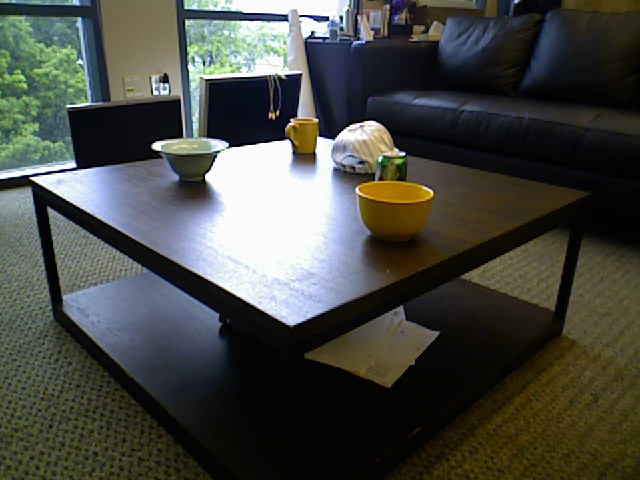
#> input picture Test_correspondence/RGB_A.png, 640 x 480 px
$ python generate_RGBD_matches.py
#> lines starting #> are read from the running program, lines starting #| are printed output that depends on the picture
from __future__ import print_function
import math
import copy
import random
from random import randint
import time
import numpy as np
import matplotlib.pyplot as plt

import cv2

class Generate_Correspondence():
    def __init__(self, intrinsic_mat, depth_scale, depth_margin, number_match, number_non_match):
        super(Generate_Correspondence, self).__init__()
        self.intrinsic_mat = intrinsic_mat
        self.depth_scale = depth_scale
        self.depth_margin = depth_margin
        self.number_match = number_match
        self.number_non_match = number_non_match

    def RGBD_matching(self, in_A, depth_A, pose_A, in_B, depth_B, pose_B, mask):
        # Image and depth map need to aligned :
        #  - in_A/in_B -> [H,W,C] 480x640x3
        #  - depth_A/depth_B -> [H,W] 480x640

        # Init match list
        valid_match_A = []
        valid_match_B = []

        # Init 3D point
        # 3D point in the camera reference (A)
        Pt_A = np.zeros((4,1), dtype="float32")
        Pt_A[3,0] = 1
        # Absolute 3D point in world reference
        Pt_W = np.zeros((4,1), dtype="float32")
        Pt_W[3,0] = 1
        # 3D point in the camera reference (B)
        Pt_B = np.zeros((4,1), dtype="float32")
        Pt_B[3,0] = 1

        # Init (u,v) point
        uv_A = np.zeros(2, dtype="int")
        uv_B = np.zeros(2, dtype="int")

        while len(valid_match_A) != self.number_match:
            if mask == None:
                # Generate random point in the [uA,vA] image space
                randval = np.random.rand(2)
                uv_A[0] = np.floor(randval[0]*in_A.shape[0]) # H
                uv_A[1] = np.floor(randval[1]*in_A.shape[1]) # W
            else:
                um, vm = np.where(mask == 0)
                randval = np.random.rand(1)
                id = int(np.floor(randval[0]*len(um)))
                uv_A[0] = um[id] # H
                uv_A[1] = vm[id] # W
            # Evaluate depth (DA>0)
            if depth_A[uv_A[0], uv_A[1]] > 0:
                # Generate [xA,yA,zA] points (camera parameters + depth)
                Pt_A[2,0] = depth_A[uv_A[0], uv_A[1]]/self.depth_scale
                Pt_A[0,0] = ((uv_A[1]-self.intrinsic_mat[0,2])*Pt_A[2,0])/self.intrinsic_mat[0,0]
                Pt_A[1,0] = ((uv_A[0]-self.intrinsic_mat[1,2])*Pt_A[2,0])/self.intrinsic_mat[1,1]
            else:
                continue

            # calculate transform
            Pt_WA = np.dot(pose_B, Pt_A) # position camera frame A in the world frame
            Pt_BW = np.dot(np.linalg.inv(pose_A), Pt_WA) # world frame to camera frame B

            # Calculate [xB,yB,zB] point in [uB,vB] image space
            uv_B[1] = ((self.intrinsic_mat[0,0]*Pt_BW[0,0])/Pt_BW[2,0])+self.intrinsic_mat[0,2]
            uv_B[0] = ((self.intrinsic_mat[1,1]*Pt_BW[1,0])/Pt_BW[2,0])+self.intrinsic_mat[1,2]

            # Evaluate frustum consistency, depth DB > 0 and occlusion
            if (uv_B[0]<in_B.shape[0]) and (uv_B[0]>0) and (uv_B[1]<in_B.shape[1]) and (uv_B[1]>0):
                if (depth_B[uv_B[0],uv_B[1]]>0) and depth_B[uv_B[0], uv_B[1]]/self.depth_margin > Pt_B[2,0]-depth_margin:
                    valid_match_A.append(copy.deepcopy(uv_A))
                    valid_match_B.append(copy.deepcopy(uv_B))
                else:
                    continue
            else:
                continue
        # return all match in image A and image B
        return valid_match_A, valid_match_B


    def RGBD_non_match(self, valid_match_A, valid_match_B):
        # Image and depth map need to aligned :
        #  - in_A / in_B -> [H,W,C]
        #  - depth_A / depth_B -> [H,W]

        # Init non-match list
        non_valid_match_A = []
        non_valid_match_B = []

        while len(non_valid_match_A) != self.number_non_match:
            # sample random point from good match in image A and image B
            randval = np.random.rand(2)
            index_A = int(np.floor(randval[0]*len(valid_match_A)))
            index_B = int(np.floor(randval[1]*len(valid_match_B)))
            # store the point in list
            non_valid_match_A.append(copy.deepcopy(valid_match_A[index_A]))
            non_valid_match_B.append(copy.deepcopy(valid_match_B[index_B]))

        # return all non-match in image A and image B
        return non_valid_match_A, non_valid_match_B

#-------------------------------------------------------------------------------
#                                  Testing
#-------------------------------------------------------------------------------

# Parameters init
depth_margin = 0.03 # in meter
depth_scale = 1
nb_match = 50
nb_non_match = 10

# Camera intrinsic parameters
fx = 5.40021232e+02
fy = 5.40021232e+02
cx = 3.20000000e+02
cy = 2.40000000e+02

fx_ = 585
fy_ = 585
cx_ = 320
cy_ = 240

# CIP matrix
CIP = np.array([(fx,0,cx),(0,fy,cy),(0,0,1)], dtype="float32")
CIP_ = np.array([(fx_,0,cx_),(0,fy_,cy_),(0,0,1)], dtype="float32")

# get reference and current image ((H,W,3) pixels)
image_ref = cv2.imread("Test_correspondence/RGB_A.png",cv2.IMREAD_COLOR)
#> image_ref is the input picture: shape (480, 640, 3); mean B, G, R 67.2, 72.8, 71
image_cur = cv2.imread("Test_correspondence/RGB_B.png",cv2.IMREAD_COLOR)
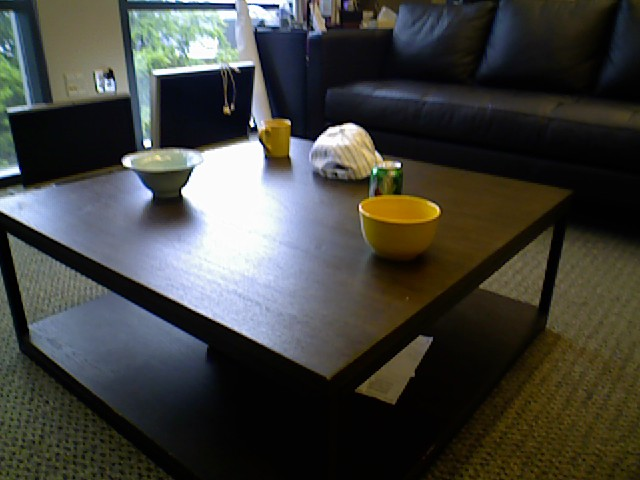
#> input picture Test_correspondence/RGB_B.png, 640 x 480 px
#> image_cur is the input picture: shape (480, 640, 3); mean B, G, R 61.4, 66, 65.4

image_ref_ = cv2.imread("Test_correspondence/RGB_A_.png",cv2.IMREAD_COLOR)
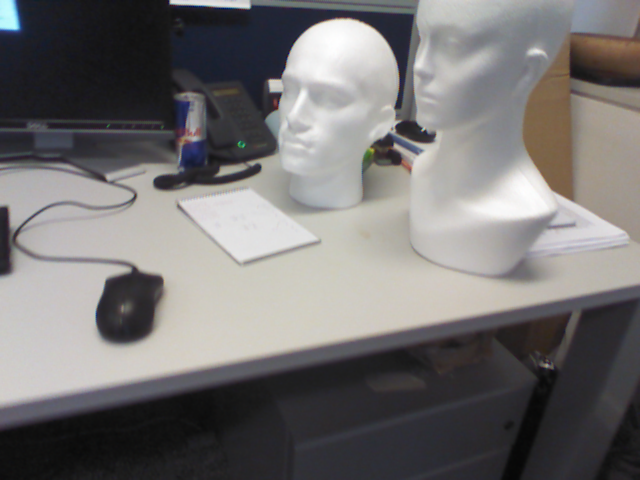
#> input picture Test_correspondence/RGB_A_.png, 640 x 480 px
#> image_ref_ is the input picture: shape (480, 640, 3); mean B, G, R 114.3, 114.4, 116.8
image_cur_ = cv2.imread("Test_correspondence/RGB_B_.png",cv2.IMREAD_COLOR)
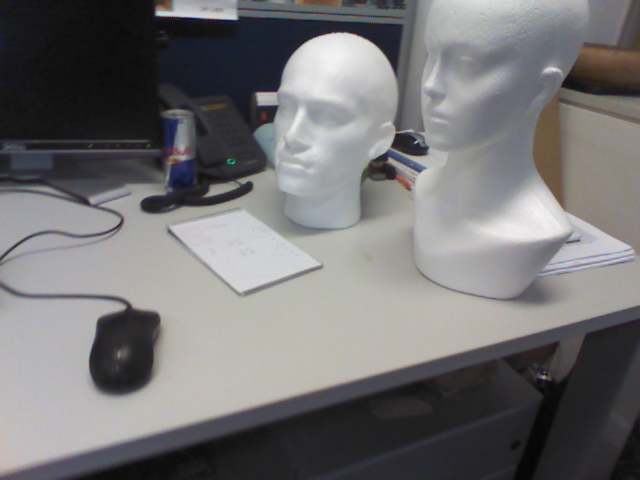
#> input picture Test_correspondence/RGB_B_.png, 640 x 480 px
#> image_cur_ is the input picture: shape (480, 640, 3); mean B, G, R 115.8, 114.7, 115.9

# get reference and current Depth (HxW pixels)
depth_ref = cv2.imread("Test_correspondence/Depth_A.png",cv2.COLOR_BGR2GRAY)
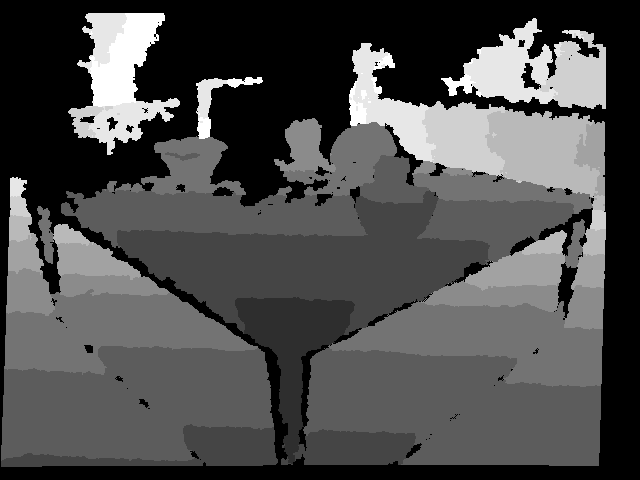
#> input picture Test_correspondence/Depth_A.png, 640 x 480 px
#> depth_ref is the input picture: shape (480, 640) uint16; min 0, max 2984, mean 939.7
depth_cur = cv2.imread("Test_correspondence/Depth_B.png",cv2.COLOR_BGR2GRAY)
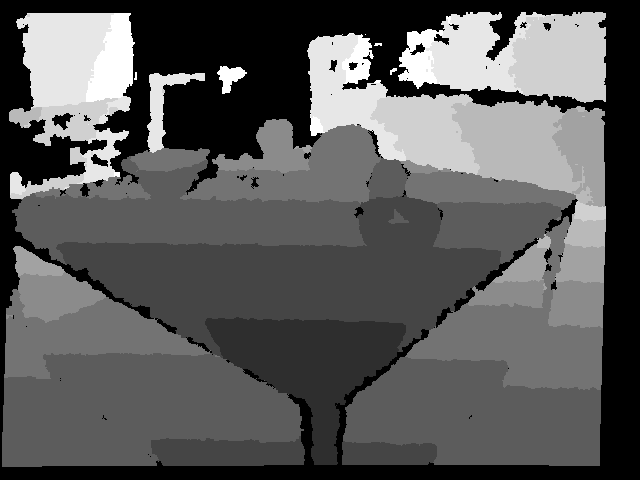
#> input picture Test_correspondence/Depth_B.png, 640 x 480 px
#> depth_cur is the input picture: shape (480, 640) uint16; min 0, max 2984, mean 1094.9

depth_ref_ = cv2.imread("Test_correspondence/Depth_A_.png",cv2.COLOR_BGR2GRAY)
depth_cur_ = cv2.imread("Test_correspondence/Depth_B_.png",cv2.COLOR_BGR2GRAY)

# init camera world pose (homogeneous transformation matrix)
Pose_A = np.array([(9.99995766e-01,-1.88792221e-03,-2.21453870e-03,2.50915000e-05),(1.89050428e-03,9.99997535e-01,1.16444747e-03,9.32049000e-04),(2.21233485e-03,-1.16862913e-03,9.99996870e-01,5.66633000e-04),(0.00000000e+00,0.00000000e+00,0.00000000e+00,1.00000000e+00)], dtype="float32")
Pose_B = np.array([(9.93902221e-01,-5.48237322e-02,9.56699229e-02,-9.47249000e-02),(5.16109152e-02,9.98027483e-01,3.57415172e-02,-7.40755000e-02),(-9.74406958e-02,-3.05859610e-02,9.94771235e-01,6.08678000e-02),(0.00000000e+00,0.00000000e+00,0.00000000e+00,1.00000000e+00)], dtype="float32")

Pose_A_ = np.array([(9.1372198e-001,-1.3668367e-001,3.8181826e-001,3.2027110e-001),(8.6929448e-002,9.8538327e-001,1.4469212e-001,8.2742892e-002),(-3.9611572e-001,-9.9005558e-002,9.1249490e-001,-5.3101219e-002),(0.00000000e+00,0.00000000e+00,0.00000000e+00,1.00000000e+00)], dtype="float32")
Pose_B_ = np.array([(8.9641327e-001,-1.5077707e-001,4.1600987e-001,3.1210643e-001),(9.8357409e-002,9.8429465e-001,1.4478061e-001,5.7636127e-002),(-4.3141663e-001,-8.8850513e-002,8.9740801e-001,-6.8682684e-003),(0.00000000e+00,0.00000000e+00,0.00000000e+00,1.00000000e+00)], dtype="float32")

# init correspondence finder
correspondence_generator = Generate_Correspondence(CIP_, depth_scale, depth_margin, nb_match, nb_non_match)

# generate correspondence
#> (the run stopped early here; a loop or call above may not have finished)
